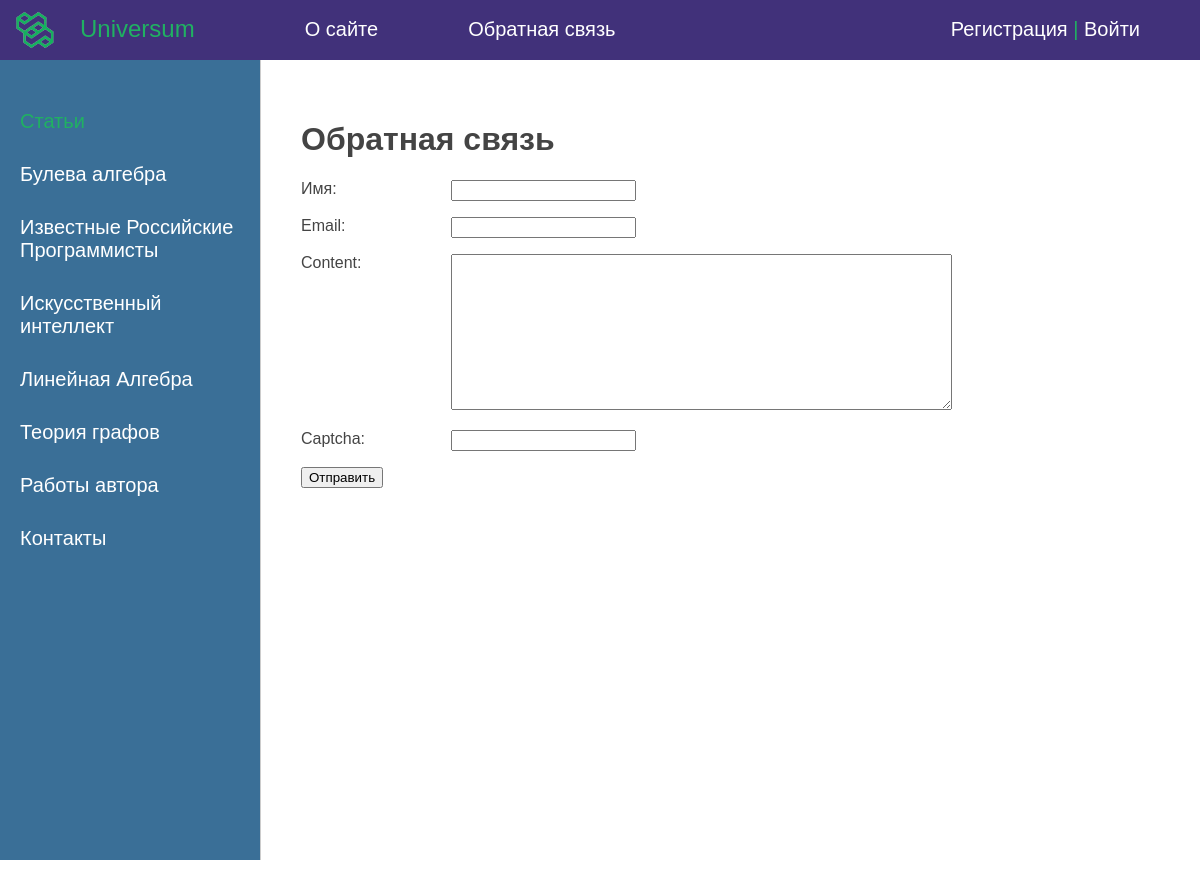
Page /contact/ on the committed database.
### science/models.py (models this page shows, shortened)
class Category(models.Model):
    name = models.CharField(max_length=100, db_index=True, verbose_name='Категория')
    slug = models.SlugField(max_length=255, unique=True, db_index=True, verbose_name='URL')
    def get_absolute_url(self):
        return reverse('category', kwargs={'cat_slug': self.slug})
    class Meta:
        verbose_name = 'Категория'
        verbose_name_plural = 'Категории'
        ordering = ['id']

### science/views.py (the view, shortened to what this page needs)
# urls.py: path('contact/', ContactFormView.as_view(), name='contact'),
class ContactFormView(DataMixin, FormView):
    form_class = ContactForm
    template_name = 'science/contact.html'
    success_url = reverse_lazy('home')
    def get_context_data(self, *, object_list=None, **kwargs):
        context = super().get_context_data(**kwargs)
        c_def = self.get_user_context(title='Обратная связь')
        return dict(list(context.items()) + list(c_def.items()))

### science/forms.py
class ContactForm(forms.Form):
    name = forms.CharField(label='Имя', max_length=255)
    email = forms.EmailField(label='Email')
    content = forms.CharField(widget=forms.Textarea(attrs={'cols': 60, 'rows': 10}))
    captcha = CaptchaField()

### science/utils.py (called while the page is built)
    def get_user_context(self, **kwargs):
        context = kwargs
        cats = cache.get('cats')
        if not cats:
            cats = Category.objects.annotate(Count('science'))
            cache.set('cats', cats, 60)
        cats = Category.objects.annotate(Count('science'))
        user_menu = menu.copy()
        if not self.request.user.is_authenticated:
            user_menu.pop(1)
        context['menu'] = user_menu
        context['cats'] = cats
        if 'cat_selected' not in context:
            context['cat_selected'] = 0
        return context

### science/templates/science/contact.html (shortened to what this page needs)
{% extends 'science/home_page.html' %}
{% block content %}
<h1>{{title}}</h1>
<form method="post">
{% for f in form %}
<p><label class="form-label" for="{{ f.id_for_label }}">{{f.label}}: </label>{{ f }}</p>
{% endfor %}
    <button type="submit">Отправить</button>
</form>
{% endblock %}

### science/templates/science/home_page.html (shortened to what this page needs)
{% load static %}
{% load science_tags %}
<!DOCTYPE html>
<html lang="ru" xmlns="http://www.w3.org/1999/html">
<head>
    <link type="text/css" href="{% static 'science/css/styles.css' %}" rel="stylesheet"/>
</head>
<body>
<table class="table-page" border=0 cellpadding="0" cellspacing="0">
    <tr>
        <td valign=top>
            {% block mainmenu %}
            <div class="header">
                <ul id="mainmenu" class="mainmenu">
                    <li class="logo"><a href="{% url 'home' %}">
                        <div class="logo"><img src="{% static 'science/images/header_website_logo.png' %}"/>
                        </div>
                    </a></li>
                    <li>
                        <div class="logo-name"><p>Universum</p></div>
                    </li>
                    {% for m in menu %}
                    <li><a href="{% url m.url_name %}">{{m.title}}</a></li>
                    {% endfor %}
                    {% if request.user.is_authenticated %}
                    <li class="last"> {{user.username}} | <a href="{% url 'logout' %}">Выйти</a></li>
                    {% else %}
                    <li class="last"><a href="{% url 'register' %}">Регистрация</a> | <a
                            href="{% url 'login' %}">Войти</a></li>
                    {% endif %}
                </ul>
            </div>
            {% endblock mainmenu %}
            <table class="table-content" border=0 cellpadding="0" cellspacing="0">
                <tr>
                    <td valign="top" class="left-chapters">
                        <ul id="leftchapters">
                            {% if cat_selected == 0 %}
                            <li class="selected">Статьи</li>
                            {% else %}
                            <li><a href="{% url 'home' %}">Статьи</a></li>
                            {% endif %}
                            {% for c in cats %}
                            {% if c.science__count > 0 %}
                            {% if c.pk == cat_selected %}
                            <li class="selected">{{c.name}}</li>
                            {% else %}
                            <li><a href="{{ c.get_absolute_url }}">{{c.name}}</a></li>
                            {% endif %}
                            {% endif %}
                            {% endfor %}
                            <li><a href="#">Работы автора</a></li>
                            <li><a href='#'>Контакты</a></li>
                        </ul>
                    </td>
                    <td valign="top" class="content">
                        <main class="content-main">
                            {% block content %}{% endblock %}
                        </main>
                    </td>
                </tr>
            </table>
        </td>
    </tr>
</table>
</body>
</html>

### science/static/science/css/styles.css (style rules this page uses)
html, body { font-family: 'Arial'; margin: 0; padding: 0; height: 100%; width: 100%; color: #444; }
a { color: #0059b2; text-decoration: none; }
img { max-width: 600px; height: auto; }
.table-page { width: 100%; height: 100%; vertical-align: top; }
.table-page tr { height: 100%; }
.header { padding-right: 20px; background: #41317A; height: 60px; }
.logo img { width: 110px; height: 50px; }
.logo { margin-top: 5px; margin-left: -40px; }
ul.mainmenu { list-style: none; margin: 0; padding: 0; color: #20b162; font-size: 20px; overflow: hidden; }
ul.mainmenu li { padding-left: 20px; float: left; margin: 18px 40px 0 30px; }
ul.mainmenu li.logo { margin: 0; }
ul.mainmenu li.last { float: right; }
.logo-name p { font-size: 24px; color: #20b162; margin-top: -3px; margin-left: -60px; padding-right: 20px; }
ul.mainmenu li a { color: #FFFFFF; text-decoration: none; }
.table-content { width: 100%; min-height: 100%; height: 100%; }
.left-chapters { margin: 0; background: #3a6f97; border-right: 1px solid #ccc; min-height: 100%; }
.left-chapters ul { width: 230px; min-height: 100%; margin: 0; padding: 20px 10px 10px 20px; list-style: none; font-size: 20px; }
.left-chapters ul li { margin: 30px 0 0 0; color: #999; }
.left-chapters ul li.selected { color: #20b162;; }
.left-chapters ul li a { color: #FFFFFF; text-decoration: none; }
.content { padding: 40px 20px 20px 40px; width: 100%; box-sizing: border-box; }
.form-label { display: inline-block; min-width: 150px; vertical-align: top; }

### rows in the picture
Category: name "Булева алгебра"
Category: name "Известные Российские Программисты"
Category: name "Искусственный интеллект"
Category: name "Линейная Алгебра"
Category: name "Теория графов"

### other values in the picture
{{ m.title }} "О сайте" "Обратная связь"
{{ title }} "Обратная связь"
{{ f.label }} "Имя" "Email" "Content" "Captcha"
